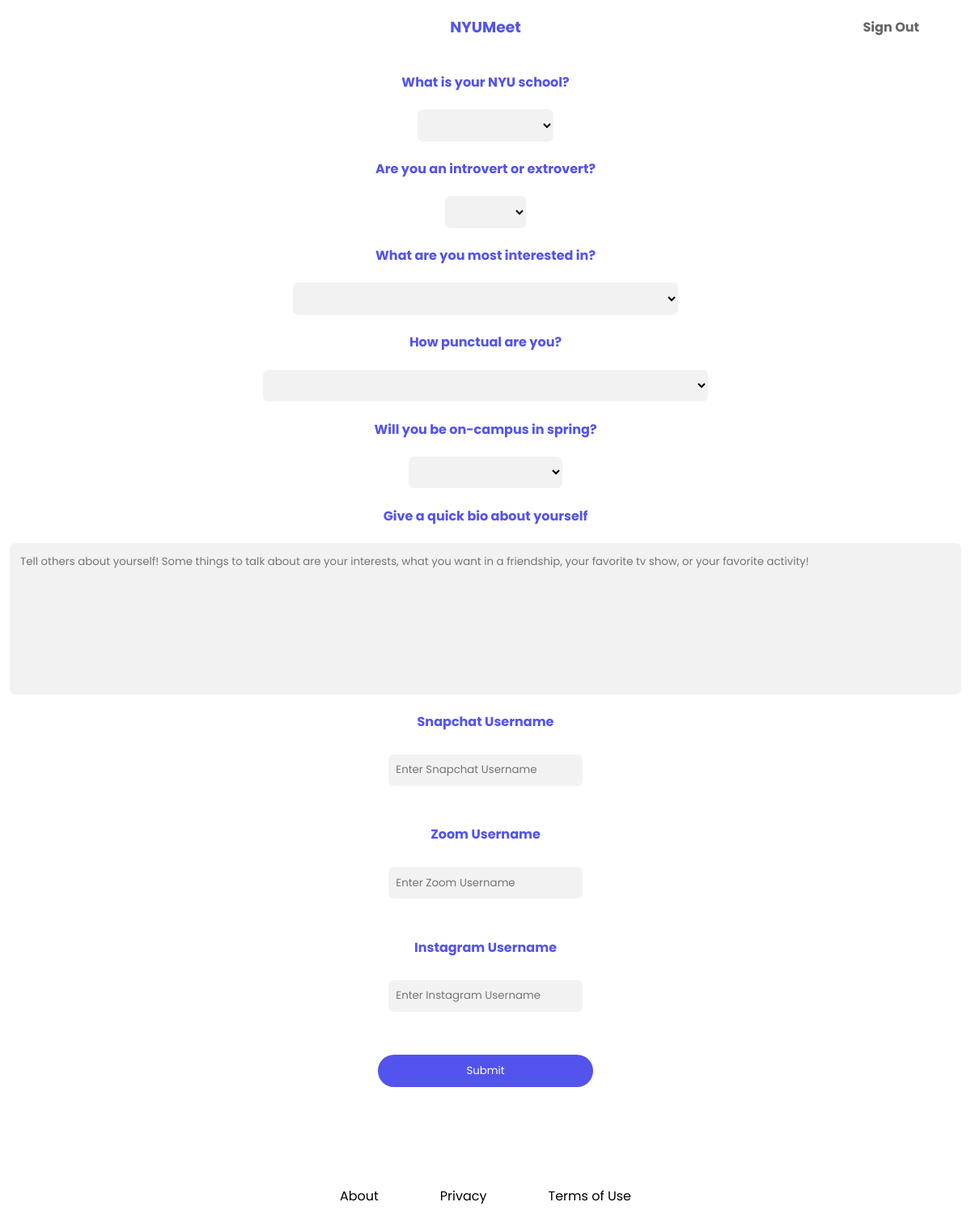
Screenshot of /php/edit.php (signed in) with the database file from the repository.
### tables this page shows
CREATE TABLE Questions (
    QuestionId int NOT NULL,
    QuestionText varchar(255) NOT NULL,
    PRIMARY KEY(QuestionId)
);

### php/edit.php (the view, shortened to what this page needs)
<?php
    include('processing/config.php');
 ?>
<html>
    <head>
        <link rel="stylesheet" href="../css/main.css">
        <link rel="stylesheet" href="../css/form.css">
    </head>
    <header>
        <div>
            <div class="titleBar">
                <div class="middleTitleBar">
                    <a href="../index.php"><h3 class="titleBrand">NYUMeet</h3></a>
                </div>
                <div class="rightTitleBar">
                    <a href="signout.php"><h4 class="menuItem inactiveMenuItem">Sign Out</h4></a>
                </div>
            </div>
        </div>
    </header>
    <body>
        <form method="post" action="edit.php" name="editForm" class="formSection">
            <?php
                $questionQuery = $connection->prepare("SELECT Questions.QuestionId, Questions.QuestionText FROM Questions GROUP BY Questions.QuestionId");
                $questionQuery->execute();
                $questionResults = $questionQuery->fetchAll(PDO::FETCH_ASSOC);
                foreach($questionResults as $questionRow) {?>
                    <h4 class="text"><?php echo $questionRow['QuestionText']; ?></h4>
                    <select name=<?php echo $questionRow["QuestionId"]?> id=<?php echo $questionRow["QuestionId"]?> required>
                        <option disabled selected value/>
                        <?php
                            $options = $connection->prepare("SELECT AnswerOptions.AnswerOptionId, AnswerOptions.AnswerOptionText FROM AnswerOptions WHERE AnswerOptions.QuestionId = :QuestionId");
                            $options->bindParam("QuestionId", $questionRow['QuestionId'], PDO::PARAM_STR);
                            $options->execute();
                            while ($optionRow = $options->fetch(PDO::FETCH_ASSOC)) {?>
                                <option value=<?php echo $optionRow["AnswerOptionId"]?>> <?php echo $optionRow["AnswerOptionText"] ?> </option>
                            <?php } ?>
                    </select>
                <?php } ?>
            <h4 class="text">Give a quick bio about yourself</h4>
            <textarea maxlength=512 cols=100 rows=8 id="bio" name="bio" placeholder="Tell others about yourself! Some things to talk about are your interests, what you want in a friendship, your favorite tv show, or your favorite activity!" required></textarea>
            <h4 class="text">Snapchat Username</h4>
            <input type="text" placeholder="Enter Snapchat Username" name="snap" required>
            <h4 class="text">Zoom Username</h4>
            <input type="text" placeholder="Enter Zoom Username" name="zoom" required>
            <h4 class="text">Instagram Username</h4>
            <input type="text" placeholder="Enter Instagram Username" name="instagram" required>
            <button type="submit" name="edit" value="edit" class="buttonSubmit">Submit</button>
        </form>
    </body>
    <footer>
        <div class="footerLinks">
            <a href="php/about.php">About</a>
            <a href="php/privacy.php">Privacy</a>
            <a href="php/tos.php">Terms of Use</a>
        </div>
    </footer>
</html>

### css/main.css (style rules this page uses)
html { font-family: 'Poppins', Helvetica, sans-serif; }
body { width: 100%; margin: 0; }
header { width: 100%; }
a { text-decoration: none; color: inherit; font-family: 'Poppins', Helvetica, sans-serif; }
.titleBar { display: flex; align-content: center; align-items: center; justify-content: center; width: 100%; }
.middleTitleBar { display: flex; align-content: center; align-items: center; flex: 1; margin-left: 3em; margin-right: 3em; justify-content: center; }
.rightTitleBar { display: flex; align-content: center; align-items: center; justify-content: flex-end; flex: 1; margin-left: 3em; margin-right: 3em; }
.menuItem { margin-left: 1em; margin-right: 1em; }
.inactiveMenuItem { color: rgba(0, 0, 0, 0.60); }
.titleBrand { color: #5353ED; }
footer { display: flex; align-content: center; align-items: center; justify-content: center; width: 100%; }
.footerLinks { display: flex; align-content: center; align-items: center; justify-content: space-between; width: 30%; margin: 5em 1em 1em 1em; }

### css/form.css (style rules this page uses)
.formSection { display: flex; flex-direction: column; align-content: center; align-items: center; justify-content: center; margin-left: 20vw; margin-right: 20vw; }
.text { color: #5353ED; }
.buttonSubmit { background-color: #5353ED; border: none; color: white; width: 20em; height: 3em; border-radius: 1.5em; margin-top: 2em; margin-bottom: 2em; margin-left: auto; margin-right: auto; display: block; font-family: 'Poppins', Helvetica, sans-serif; }
input { padding: 0.7em; border-radius: 0.5em; border: none; background-color: rgba(0, 0, 0, 0.05); margin-bottom: 2em; margin-top: 0.5em; width: 20vw; font-family: 'Poppins', Helvetica, sans-serif; }
textarea { padding: 1em; border-radius: 0.5em; border: none; resize: none; background-color: rgba(0, 0, 0, 0.05); font-family: 'Poppins', Helvetica, sans-serif; }
select { padding: 0.7em; border-radius: 0.5em; border: none; font-family: 'Poppins', Helvetica, sans-serif; background-color: rgba(0, 0, 0, 0.05); }

### rows the page displays
questions: QuestionText "What is your NYU school?"
questions: QuestionText "Are you an introvert or extrovert?"
questions: QuestionText "What are you most interested in?"
questions: QuestionText "How punctual are you?"
questions: QuestionText "Will you be on-campus in spring?"
